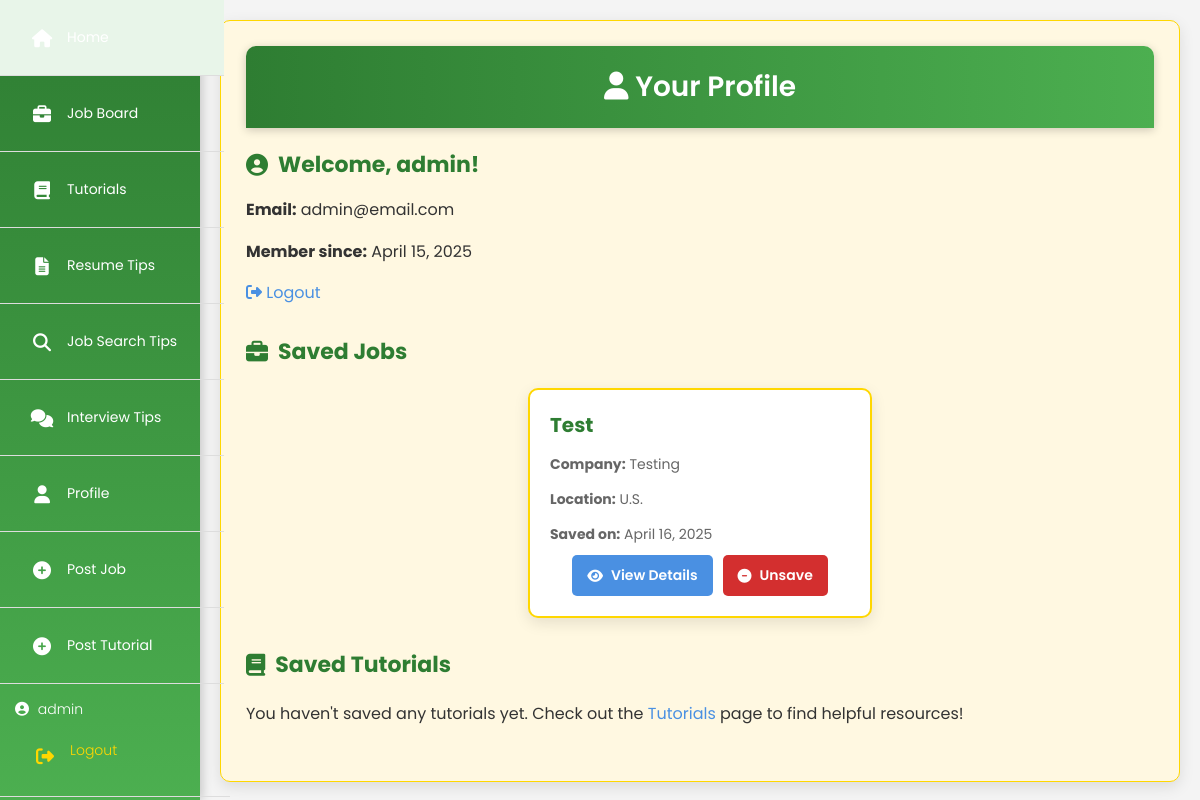
The page /profile/ (signed in) on the database as committed earlier.
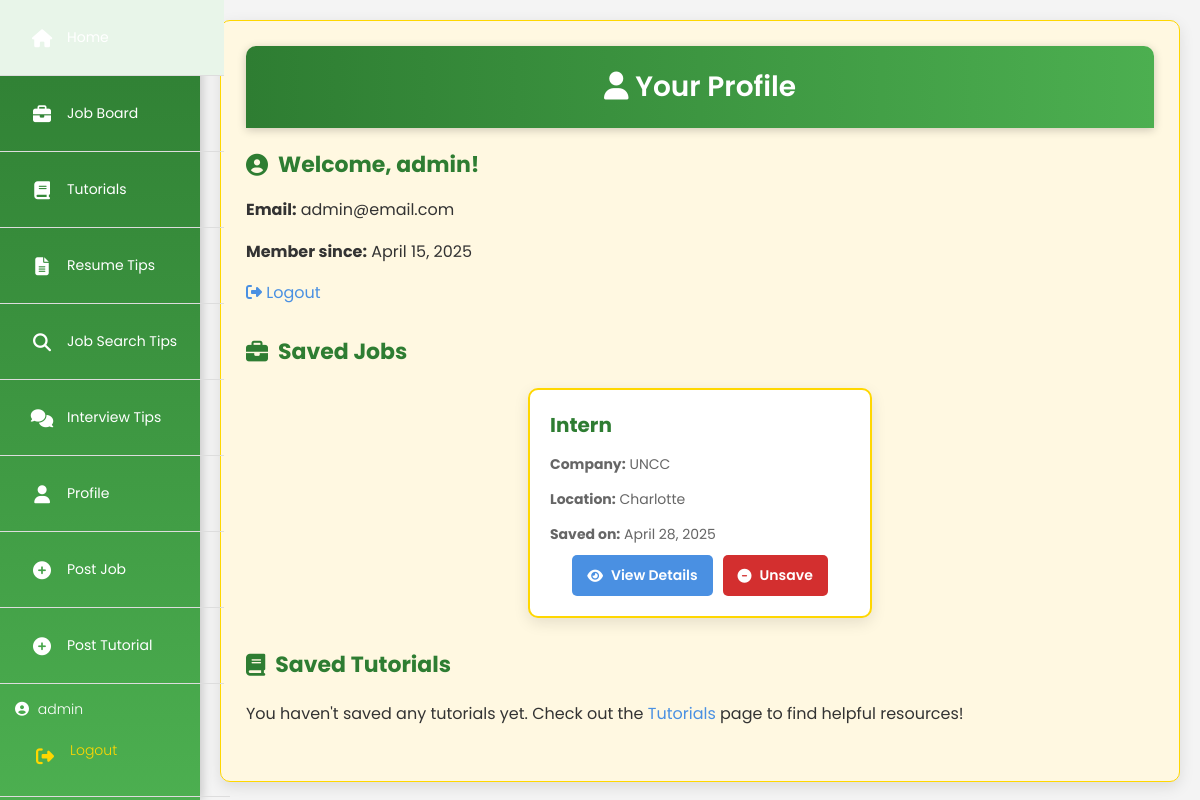
The same page on the database as committed later.
### courses/models.py (models this page shows, shortened)
class SavedJob(models.Model):
    user = models.ForeignKey(User, on_delete=models.CASCADE)
    job = models.ForeignKey(JobListing, on_delete=models.CASCADE)
    saved_at = models.DateTimeField(auto_now_add=True)
    class Meta:
        unique_together = ('user', 'job')

class JobListing(models.Model):
    title = models.CharField(max_length=200)
    company = models.CharField(max_length=100)
    location = models.CharField(max_length=100)
    description = models.TextField()
    application_link = models.URLField()
    posted_at = models.DateTimeField(auto_now_add=True)
    posted_by = models.ForeignKey(User, on_delete=models.CASCADE)

### courses/views.py (the view)
# urls.py: path('profile/', views.profile, name='profile'),
@login_required
def profile(request):
    saved_jobs = SavedJob.objects.filter(user=request.user).order_by('-saved_at')
    saved_tutorials = SavedTutorial.objects.filter(user=request.user).order_by('-saved_at')
    context = {
        'saved_jobs': saved_jobs,
        'saved_tutorials': saved_tutorials,
    }
    return render(request, 'courses/profile.html', context)

### courses/templates/courses/profile.html (shortened to what this page needs)
{% extends 'courses/base.html' %}
{% block content %}
<div class="container">
    <div class="page-header">
        <h1><i class="fas fa-user"></i> Your Profile</h1>
    </div>
    <div class="profile-section">
        <h2><i class="fas fa-user-circle"></i> Welcome, {{ user.username }}!</h2>
        <p><strong>Email:</strong> {{ user.email }}</p>
        <p><strong>Member since:</strong> {{ user.date_joined|date:"F d, Y" }}</p>
        <a href="{% url 'custom_logout' %}"><i class="fas fa-sign-out-alt"></i> <span>Logout</span></a>
    </div>
    <div class="saved-jobs-section">
        <h2><i class="fas fa-briefcase"></i> Saved Jobs</h2>
        {% if saved_jobs %}
            <div class="job-list">
                {% for saved_job in saved_jobs %}
                    <div class="job-card">
                        <h3>{{ saved_job.job.title }}</h3>
                        <p><strong>Company:</strong> {{ saved_job.job.company }}</p>
                        <p><strong>Location:</strong> {{ saved_job.job.location }}</p>
                        <p><strong>Saved on:</strong> {{ saved_job.saved_at|date:"F d, Y" }}</p>
                        <div class="job-actions">
                            <a href="{% url 'job_detail' saved_job.job.id %}" class="btn btn-view">
                                <i class="fas fa-eye"></i> View Details
                            </a>
                            <a href="{% url 'unsave_job' saved_job.job.id %}" class="btn btn-unsave">
                                <i class="fas fa-minus-circle"></i> Unsave
                            </a>
                        </div>
                    </div>
                {% endfor %}
            </div>
        {% else %}
            <p>You haven't saved any jobs yet. Explore the <a href="{% url 'job_list' %}">Job Board</a> to find opportunities!</p>
        {% endif %}
    </div>
    <div class="saved-tutorials-section">
        <h2><i class="fas fa-book"></i> Saved Tutorials</h2>
        {% if saved_tutorials %}
            <div class="tutorial-list">
                {% for saved_tutorial in saved_tutorials %}
                    <div class="tutorial-card">
                        <h3>{{ saved_tutorial.tutorial.title }}</h3>
                        <p><strong>Company:</strong> {{ saved_tutorial.tutorial.company }}</p>
                        <p>{{ saved_tutorial.tutorial.description|truncatewords:20 }}</p>
                        <p><strong>Saved on:</strong> {{ saved_tutorial.saved_at|date:"F d, Y" }}</p>
                        <div class="tutorial-actions">
                            <a href="{{ saved_tutorial.tutorial.link }}" target="_blank" class="btn btn-view">
                                <i class="fas fa-external-link-alt"></i> View Tutorial
                            </a>
                            <a href="{% url 'unsave_tutorial' saved_tutorial.tutorial.id %}" class="btn btn-unsave">
                                <i class="fas fa-minus-circle"></i> Unsave
                            </a>
                        </div>
                    </div>
                {% endfor %}
            </div>
        {% else %}
            <p>You haven't saved any tutorials yet. Check out the <a href="{% url 'tutorial_list' %}">Tutorials</a> page to find helpful resources!</p>
        {% endif %}
    </div>
</div>
{% endblock %}

Rows that differ between the two databases and show on the page:
removed SavedJob: job "Test", job.company "Testing", job.location "U.S.", saved_at "April 16, 2025"
added SavedJob: job "Intern", job.company "UNCC", job.location "Charlotte", saved_at "April 28, 2025"
